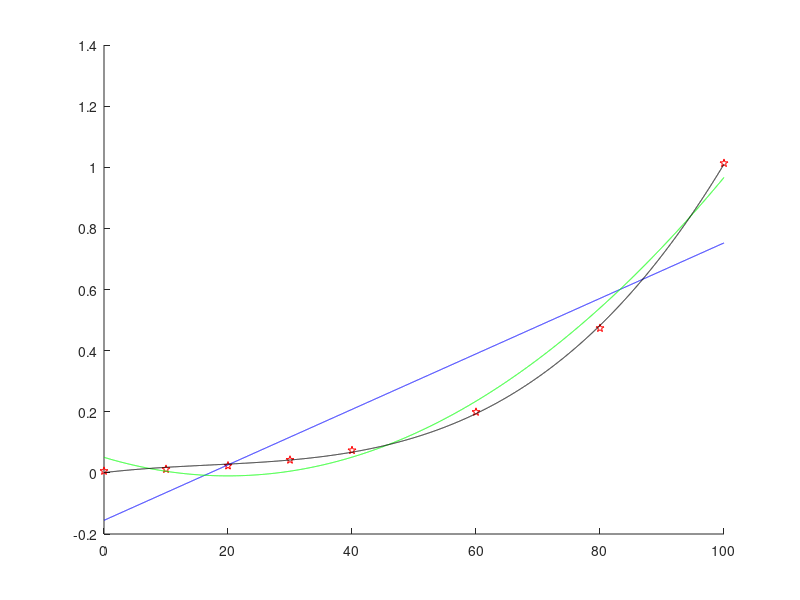

Reproduce this figure in MATLAB.
printf("== Exercise 3\n")

T = [0,10,20,30,40,60,80,100];
P = [0.0061,0.0123,0.0234,0.0424,0.0738,0.1992,0.4736,1.0133];

% a)

p1 = polyfit(T, P, 1);
approx_1 = polyval(p1, 45);

fprintf('Approximation of pressure P at T = %f is: %f\n', 45, approx_1);

% b)

p2 = polyfit(T,P,2)
p3 = polyfit(T,P,3)

approx_2 = polyval(p2, 45);
approx_3 = polyval(p3, 45);

fprintf('Approximation for p2 is: %f\n', approx_2);
fprintf('Approximation for p3 is: %f\n', approx_3);

% c)

actual = 0.095848;

fprintf('Error for p1 is: |actual - approx_1| = %f\n', abs(actual - approx_1));
fprintf('Error for p2 is: |actual - approx_2| = %f\n', abs(actual - approx_2));
fprintf('Error for p3 is: |actual - approx_3| = %f\n', abs(actual - approx_3));


% d)

hold on
xp = [0:0.01:100];

plot(T, P, 'rp');

plot(xp, polyval(p1, xp), 'b-');
plot(xp, polyval(p2, xp), 'g-');
plot(xp, polyval(p3, xp), 'k-');



